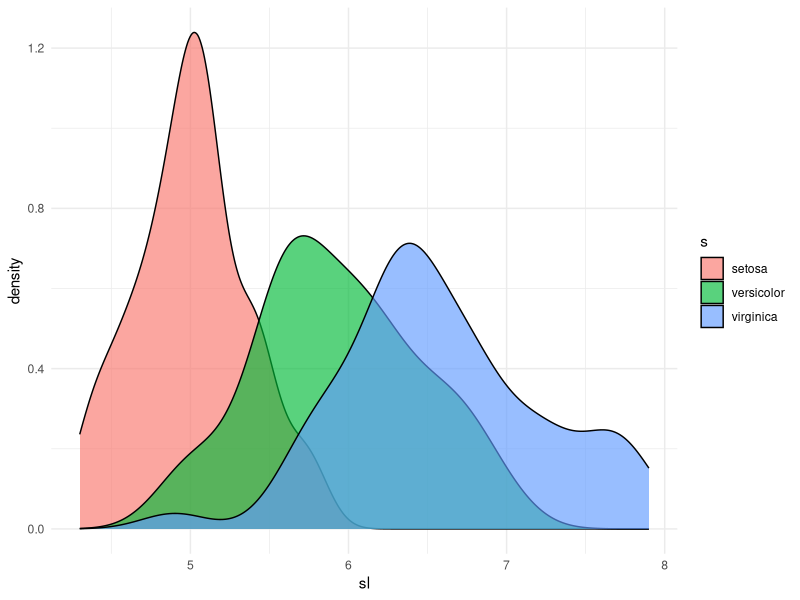

The R script that drew this image:
## ---- chunk 1
library(tidyverse)

## ---- chunk 2
ir=iris; names(ir)= c('sl' , 'sw' , 'pl' , 'pw' , 's') 

ggplot(ir, aes(x=sl)) + 
  geom_density(aes(fill = s),alpha = 0.65) +
  theme_minimal()


